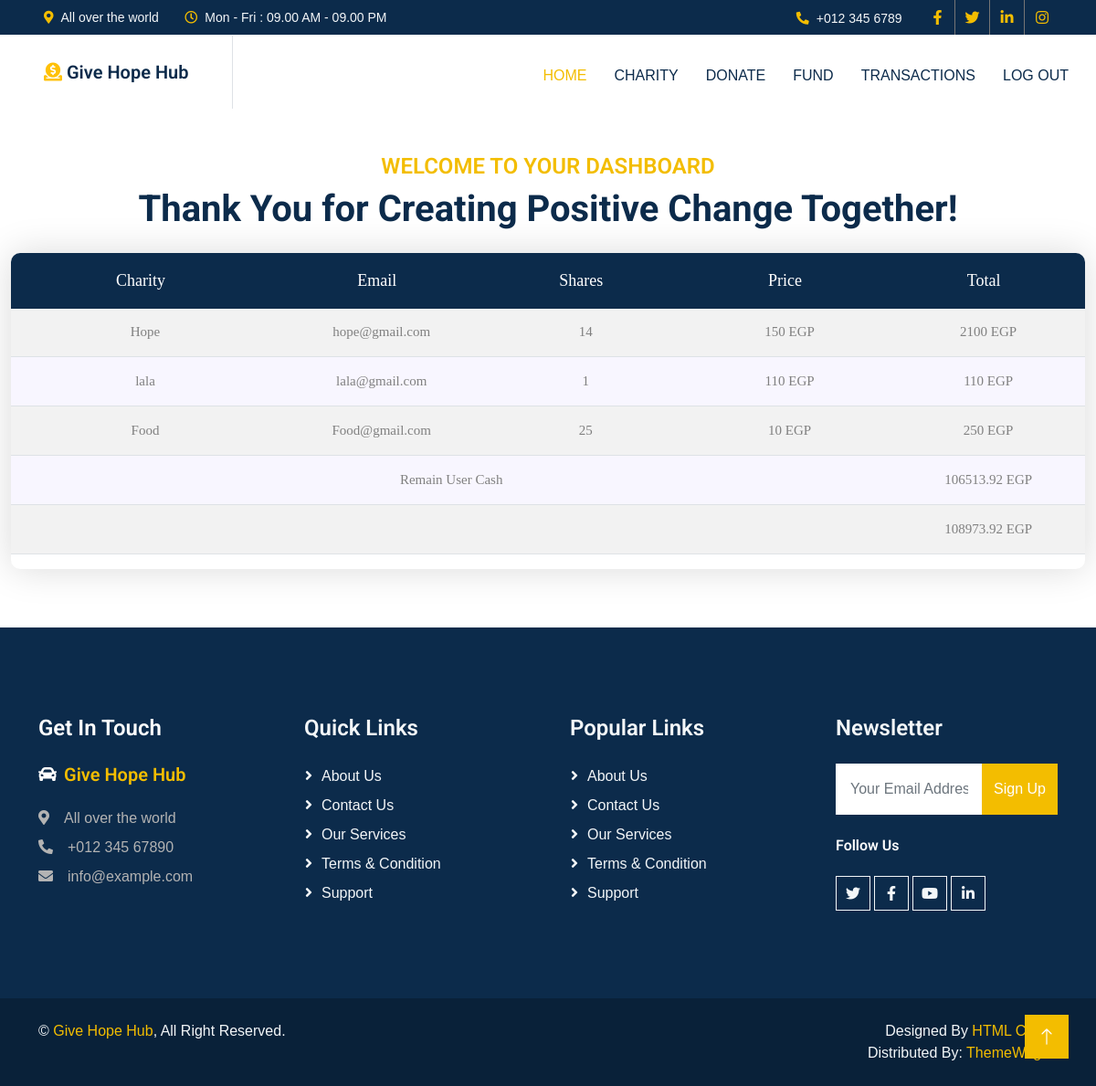
The page / (signed in) on the database its author committed.
### tables this page shows
CREATE TABLE charities (
    id INTEGER PRIMARY KEY AUTOINCREMENT,
    name TEXT NOT NULL UNIQUE,
    website TEXT NOT NULL,
    contact_email TEXT,
    description TEXT,
    share_price INTEGER NOT NULL DEFAULT 100
);

CREATE TABLE users (
    id INTEGER PRIMARY KEY AUTOINCREMENT,
    username TEXT NOT NULL UNIQUE,
    password TEXT NOT NULL,
    email TEXT NOT NULL UNIQUE,
    cash INTEGER DEFAULT 0,
    full_name TEXT,
    registration_date DATETIME DEFAULT CURRENT_TIMESTAMP
);

### app.py (the view)
@app.route("/")
def index():
    if session.get("user_id") is None:
        return render_template("index.html")
    else:
        user_cash = db.execute("SELECT cash FROM users WHERE id = ?", session["user_id"])
        charities = db.execute(
            '''SELECT
                    c.name AS charity_name,
                    c.contact_email AS charity_email,
                    c.share_price AS share_price,
                    SUM(d.shares) AS total_shares,
                    SUM(d.price) AS total_price
                FROM charities c
                JOIN donations d ON c.id = d.charityID
                WHERE userID = ?
                GROUP BY c.id, c.name, c.contact_email
                HAVING (SUM(d.shares)) > 0;''',
            session["user_id"],
        )
        total_cash_charities = 0
        for charity in charities:
            total_cash_charities = total_cash_charities + charity["total_price"]
        total_cash = total_cash_charities + user_cash[0]["cash"]
        return render_template(
            "userHome.html", charities=charities, user_cash=user_cash[0], total_cash=total_cash
        )

### app.py (called while the page is built)
@app.after_request
def after_request(response):
    response.headers["Cache-Control"] = "no-cache, no-store, must-revalidate"
    response.headers["Expires"] = 0
    response.headers["Pragma"] = "no-cache"
    return response

### templates/userHome.html (shortened to what this page needs)
{% extends "layout.html" %} {% block title %} Portfolio {% endblock %}  {% block main %}
<h4 class="text-primary text-uppercase mb-2">Welcome to Your Dashboard</h4>
<h1 class="display-6 mb-4">Thank You for Creating Positive Change Together!</h1>
<div class="table100 ver1 mb-3">
  <div class="table100-head">
    <table>
      <thead>
        <tr class="row100 head">
          <th class="column2">Charity</th>
          <th class="column4">Email</th>
          <th class="column4">Shares</th>
          <th class="column4">Price</th>
          <th class="column4">Total</th>
        </tr>
      </thead>
    </table>
  </div>
  <div class="table100-body js-pscroll ps ps--active-y">
    <table class="table table-striped">
      <tbody>
        {% for charity in charities %}
        <tr class="row100 body">
          <td class="column2">{{charity.charity_name}}</td>
          <td class="column4">{{charity.charity_email}}</td>
          <td class="column4">{{charity.total_shares}}</td>
          <td class="column4">{{charity.share_price | round(2) }} EGP</td>
          <td class="column4">{{charity.total_price | round(2) }} EGP</td>
        </tr>
        {% endfor %}
        <tr class="row100 body">
          <td colspan="4">Remain User Cash</td>
          <td class="column4">{{user_cash.cash | round(2) }} EGP</td>
        </tr>
        <tr class="row100 body">
          <td colspan="4"></td>
          <td>{{total_cash | round(2) }} EGP</td>
        </tr>
      </tbody>
    </table>
  </div>
</div>
{% endblock %}

### static/css/style.css (style rules this page uses)
:root { --primary: #F3BD00; --secondary: #757575; --light: #F3F6F8; --dark: #0C2B4B; }
body { font-family: "Roboto", -apple-system, BlinkMacSystemFont, "Segoe UI", Roboto, "Helvetica Neue", Arial, "Noto Sans", sans-serif, "Apple Color Emoji", "Segoe UI Emoji", "Segoe UI Symbol", "Noto Color Emoji"; background-color: #fff; font-weight: 300; }
h1, h2, h3, h4, h5, h6, .h1, .h2, .h3, .h4, .h5, .h6 { font-family: "Roboto", -apple-system, BlinkMacSystemFont, "Segoe UI", Roboto, "Helvetica Neue", Arial, "Noto Sans", sans-serif, "Apple Color Emoji", "Segoe UI Emoji", "Segoe UI Symbol", "Noto Color Emoji"; }

### static/css/main.css (style rules this page uses)
* { margin: 0px; padding: 0px; box-sizing: border-box; }
body, html { height: 100%; font-family: sans-serif; }
h1,h2,h3,h4,h5,h6 { margin: 0px; }
.js-pscroll { position: relative; overflow: hidden; }
.table100 { background-color: #fff; }
table { width: 100%; }
th, td { font-weight: unset; padding-right: 10px; }
.column2 { width: 25%; }
.column4 { width: 19%; }
.table100-head th { padding-top: 18px; padding-bottom: 18px; }
.table100-body td { padding-top: 16px; padding-bottom: 16px; }
.table100 { position: relative; padding-top: 60px; }
.table100-head { position: absolute; width: 100%; top: 0; left: 0; }
.table100-body { max-height: 585px; overflow: auto; }
.table100.ver1 th { font-family: Lato-Bold; font-size: 18px; color: #fff; line-height: 1.4; background-color: #0C2B4B; }
.table100.ver1 td { font-family: Lato-Regular; font-size: 15px; color: #808080; line-height: 1.4; }
.table100.ver1 .table100-body tr:nth-child(even) { background-color: #f8f6ff; }
.table100.ver1 { border-radius: 10px; overflow: hidden; box-shadow: 0 0px 40px 0px rgba(0, 0, 0, 0.15); -moz-box-shadow: 0 0px 40px 0px rgba(0, 0, 0, 0.15); -webkit-box-shadow: 0 0px 40px 0px rgba(0, 0, 0, 0.15); -o-box-shadow: 0 0px 40px 0px rgba(0, 0, 0, 0.15); -ms-box-shadow: 0 0px 40px 0px rgba(0, 0, 0, 0.15); }

### rows shown on the page
charities: charity_name "Hope", charity_email "hope@gmail.com", total_shares "14", share_price "150", total_price "2100"
charities: charity_name "lala", charity_email "lala@gmail.com", total_shares "1", share_price "110", total_price "110"
charities: charity_name "Food", charity_email "Food@gmail.com", total_shares "25", share_price "10", total_price "250"
users: cash "106513.92"

### other values the page prints
{{ total_cash | round(2) }} "108973.92"
